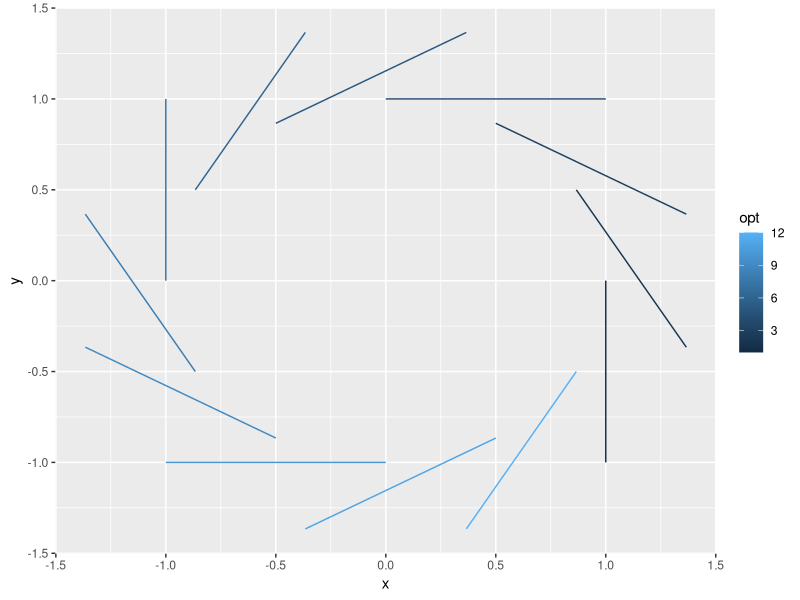

The R script that drew this image:
library(grid)
library(tidyverse)
library(here)
#  http://sape.inf.usi.ch/quick-reference/ggplot2/colour

# circle_x is x value of center
# circle_y is y value of center
# circle_radius is radius
# radius is radian
# chord is fraction along the radius 
end_points <- function(circle_x, circle_y, circle_radius, radius, chord) {
  
  ## Assume at the origin, then move at the end
  # Find first point on the chord
  midpoint_x = chord * cos(radius)
  midpoint_y = chord * sin(radius)
  
  # Find second point by rotating midpoint of circle 90*
  # 1) moving to origin, substract midpoint_x and midpoint_y
  # 2) rotating around, cos/sin
  # 3) move back, add back 
  new_point_x = midpoint_y + midpoint_x
  new_point_y = (-midpoint_x) + midpoint_y
  
  return(data.frame(midpoint_x = midpoint_x, 
                    midpoint_y = midpoint_y,
                    new_point_x = new_point_x, 
                    new_point_y = new_point_y))
}

n_opts <- 12
opts <- data.frame(opt = seq(1, n_opts),
                   radius = seq(0, n_opts-1) * 
                     (2*pi / n_opts))
opts <- opts %>%
  bind_cols(pmap_dfr(list(circle_x = 0,
                          circle_y = 0,
                          circle_radius = 1, 
                          radius = .$radius,
                          chord = 1), end_points))
names(opts) <- c("opt", "radius", "x", "y", "x", "y")
opts <- rbind(opts[, c(1, 2, 3, 4)], opts[, c(1, 2, 5, 6)])
ggplot(data = opts, aes(x = x, y = y, col = opt, group = opt)) +
  geom_line()
